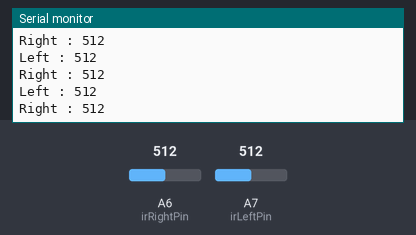
A sketch run on a simulated Arduino Nano, built with avr-gcc and run on an emulated ATmega328P. Parts: the last lines printed to the serial monitor. Inputs (shaded band) come from the test bench; at power-on: A6 (irRightPin) = 512, A7 (irLeftPin) = 512.

Above: at 1.3 s.
1.4 s: A6 (irRightPin) set to 716
At 1.81 s:
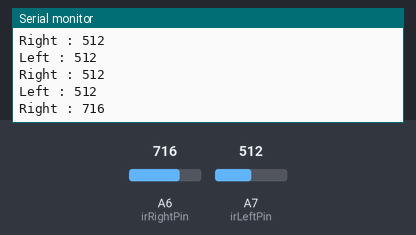
2.9 s: A7 (irLeftPin) set to 716
At 3.32 s:
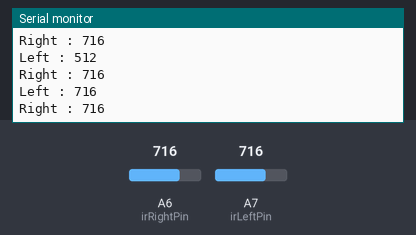
4.4 s: A6 (irRightPin) set to 900
At 4.82 s:
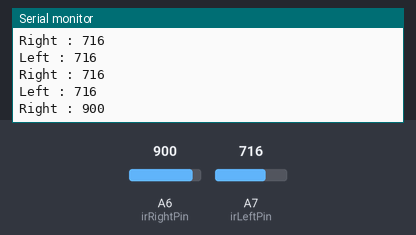
5.9 s: A7 (irLeftPin) set to 900
At 6.32 s:
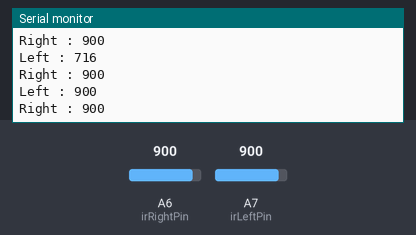
Timing chart, 0 to 8.4 s (numbered marks = the images above; inputs shaded):
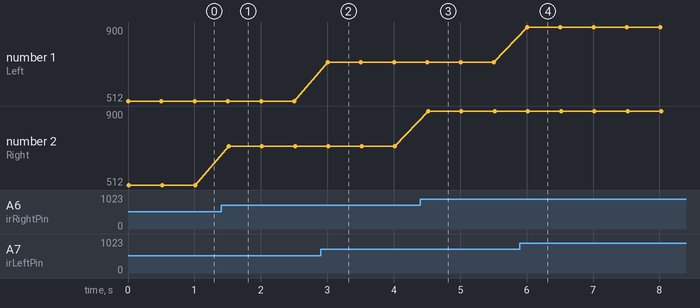

The sketch:

irTest.ino
```cpp
int irLeftPin = A7;
int irRightPin = A6;


void setup() {
  Serial.begin(9600);
}

void loop() {

  int irLeftReading = analogRead(irLeftPin);
  Serial.print("Left : ");
  Serial.println(irLeftReading);
  int irRightReading = analogRead(irRightPin);
  Serial.print("Right : ");
  Serial.println(irRightReading);
  delay(500);
}
```

Measured:
- after the input at 1.4 s, the serial monitor: prints a new line after 0.11 s (image 1)
- after the input at 2.9 s, the serial monitor: prints a new line after 0.10 s (image 2)
- after the input at 4.4 s, the serial monitor: prints a new line after 0.12 s (image 3)
- after the input at 5.9 s, the serial monitor: prints a new line after 0.11 s (image 4)
- plotted number 2: 512 → 716 after the input at 1.4 s, 716 → 900 after the input at 4.4 s
